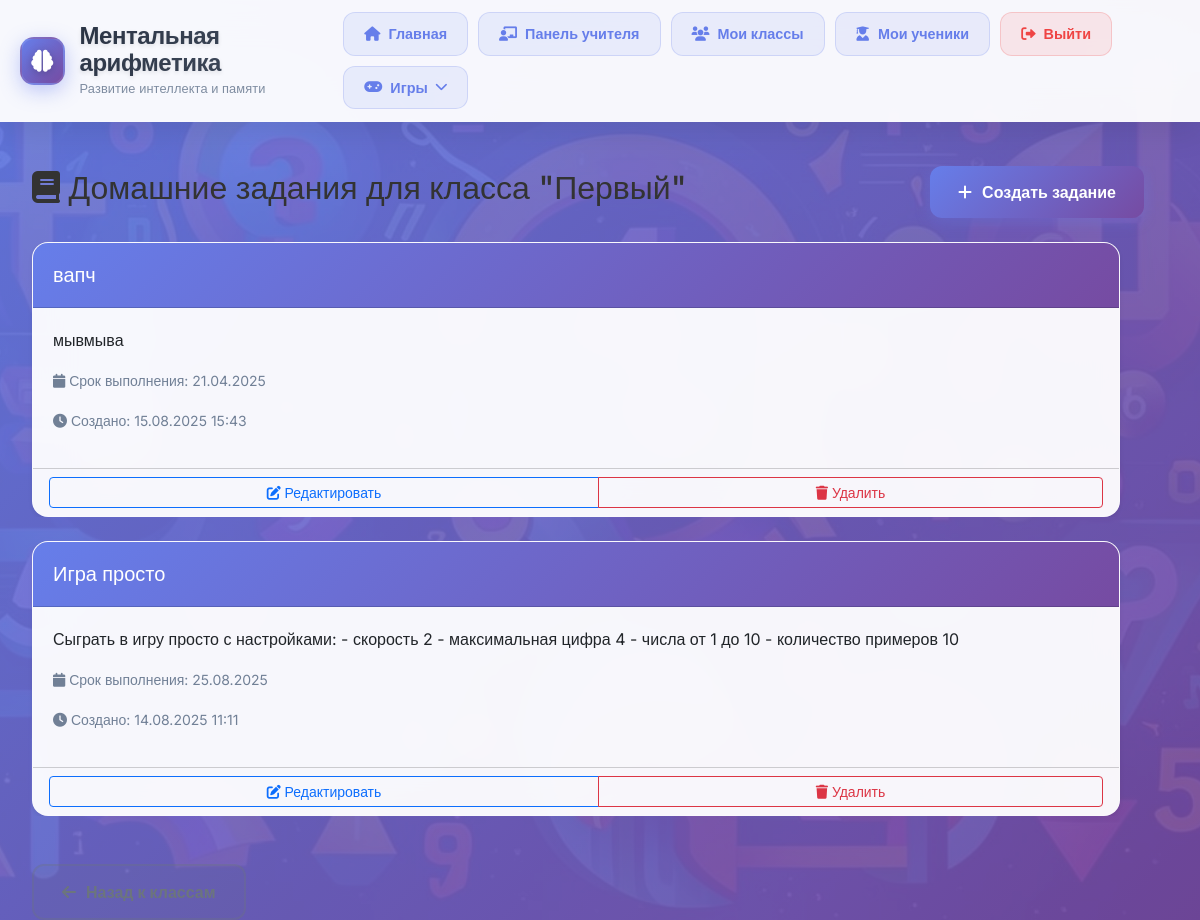
The app's page /teacher/classes/1/homework/ (signed in) with its own data.
### mental_app/models.py (models this page shows, shortened)
class Class(models.Model):
    name = models.CharField(max_length=100, verbose_name='Название класса', help_text='Например: "А", "Б", "В", "1А", "2Б", "Математический", "Гуманитарный"')
    teacher = models.ForeignKey(TeacherProfile, on_delete=models.CASCADE, related_name='classes', verbose_name='Учитель')
    time = models.TimeField(verbose_name='Время занятий', help_text='Время начала занятий')
    days = models.CharField(max_length=100, verbose_name='Дни занятий', help_text='Например: "Пн, Ср, Пт" или "Вторник, Четверг"')
    academic_year = models.CharField(max_length=20, verbose_name='Учебный год', help_text='Например: 2024-2025, 2024/2025, 2024')
    created_at = models.DateTimeField(auto_now_add=True)
    class Meta:
        verbose_name = 'Класс'
        verbose_name_plural = 'Классы'
        unique_together = ['name', 'teacher', 'academic_year']

class Homework(models.Model):
    class_group = models.ForeignKey(Class, on_delete=models.CASCADE, related_name='homeworks', verbose_name='Класс')
    title = models.CharField(max_length=200, verbose_name='Название задания')
    description = models.TextField(verbose_name='Описание задания')
    due_date = models.DateField(verbose_name='Срок выполнения')
    created_at = models.DateTimeField(auto_now_add=True, verbose_name='Дата создания')
    is_active = models.BooleanField(default=True, verbose_name='Активно')
    class Meta:
        verbose_name = 'Домашнее задание'
        verbose_name_plural = 'Домашние задания'
        ordering = ['-created_at']

### mental_app/views.py (the view)
# urls.py: path('teacher/classes/<int:class_id>/homework/', views.homework_list, name='homework_list'),
@login_required
def homework_list(request, class_id):
    try:
        class_obj = Class.objects.get(id=class_id)
        if class_obj.teacher != request.user.teacher_profile:
            return HttpResponseForbidden("У вас нет доступа к этому классу")
        homeworks = Homework.objects.filter(class_group=class_obj, is_active=True)
        return render(request, 'homework_list.html', {
            'class_obj': class_obj,
            'homeworks': homeworks
        })
    except Class.DoesNotExist:
        messages.error(request, 'Класс не найден')
        return redirect('class_list')

### templates/homework_list.html (shortened to what this page needs)
{% extends 'base.html' %}
{% block content %}
<div class="container mt-4">
    <div class="row">
        <div class="col-12">
            <div class="d-flex justify-content-between align-items-center mb-4">
                <h2>
                    <i class="fas fa-book"></i>
                    Домашние задания для класса "{{ class_obj.name }}"
                </h2>
                <a href="{% url 'homework_create' class_obj.id %}" class="btn btn-primary">
                    <i class="fas fa-plus"></i>
                    Создать задание
                </a>
            </div>
            {% if homeworks %}
                <div class="row">
                    {% for homework in homeworks %}
                        <div class="col-md-6 col-lg-4 mb-4">
                            <div class="card h-100 shadow-sm">
                                <div class="card-header bg-primary text-white">
                                    <h5 class="card-title mb-0">{{ homework.title }}</h5>
                                </div>
                                <div class="card-body">
                                    <p class="card-text">{{ homework.description|truncatewords:30 }}</p>
                                    <div class="mb-3">
                                        <small class="text-muted">
                                            <i class="fas fa-calendar"></i>
                                            Срок выполнения: {{ homework.due_date|date:"d.m.Y" }}
                                        </small>
                                    </div>
                                    <div class="mb-3">
                                        <small class="text-muted">
                                            <i class="fas fa-clock"></i>
                                            Создано: {{ homework.created_at|date:"d.m.Y H:i" }}
                                        </small>
                                    </div>
                                </div>
                                <div class="card-footer bg-transparent">
                                    <div class="btn-group w-100" role="group">
                                        <a href="{% url 'homework_edit' homework.id %}" class="btn btn-outline-primary btn-sm">
                                            <i class="fas fa-edit"></i>
                                            Редактировать
                                        </a>
                                        <a href="{% url 'homework_delete' homework.id %}"
                                           class="btn btn-outline-danger btn-sm"
                                           onclick="return confirm('Вы действительно хотите удалить это домашнее задание?')">
                                            <i class="fas fa-trash"></i>
                                            Удалить
                                        </a>
                                    </div>
                                </div>
                            </div>
                        </div>
                    {% endfor %}
                </div>
            {% endif %}
            <div class="mt-4">
                <a href="{% url 'class_list' %}" class="btn btn-secondary">
                    <i class="fas fa-arrow-left"></i>
                </a>
            </div>
        </div>
    </div>
</div>
{% endblock %}

### static/styles.css (style rules this page uses)
:root { --primary-color: #667eea; --primary-gradient: linear-gradient(135deg, #667eea 0%, #764ba2 100%); --secondary-color: #6c757d; --info-color: #17a2b8; --success-color: #28a745; --warning-color: #ffc107; --danger-color: #dc3545; --text-primary: #2d3748; --text-secondary: #4a5568; --text-muted: #718096; --bg-white: rgba(255, 255, 255, 0.95); --border-radius: 12px; --box-shadow: 0 8px 32px rgba(0, 0, 0, 0.1); --transition: all 0.3s ease; }
.btn-primary, .btn-secondary, .btn-info, .btn-danger, .btn-success, .btn-warning { padding: 14px 28px; border-radius: var(--border-radius); font-weight: 600; font-size: 1rem; text-decoration: none; display: inline-flex; align-items: center; gap: 10px; transition: var(--transition); border: none; cursor: pointer; min-width: 140px; justify-content: center; }
.btn-primary { background: var(--primary-gradient); color: white; box-shadow: 0 4px 15px rgba(102, 126, 234, 0.3); }
.btn-secondary { background: rgba(108, 117, 125, 0.1); color: var(--secondary-color); border: 2px solid rgba(108, 117, 125, 0.3); }
.card { background: var(--bg-white); backdrop-filter: blur(20px); border-radius: 16px; border: 1px solid rgba(255, 255, 255, 0.2); box-shadow: var(--box-shadow); overflow: hidden; transition: var(--transition); }
.card-header { background: var(--primary-gradient); color: white; padding: 20px; font-weight: 600; font-size: 1.1rem; }
.card-body { padding: 20px; }
.text-muted { color: var(--text-muted) !important; }
.mt-4 { margin-top: 1.5rem; }
.mb-4 { margin-bottom: 1.5rem; }

### templates/base.html (style rules this page uses)
body { margin: 0; font-family: 'Inter', sans-serif; color: #333; background: linear-gradient(135deg, #667eea 0%, #764ba2 100%); min-height: 100vh; position: relative; overflow-x: hidden; width: 100%; max-width: 100vw; }
html { overflow-x: hidden; width: 100%; max-width: 100vw; }
body::before { content: ''; position: fixed; top: 0; left: 0; width: 100%; height: 100%; background: url('/static/фон.jpg') no-repeat center center; background-size: cover; opacity: 0.08; z-index: -1; }
.btn-primary, .btn-secondary, .btn-info, .btn-danger, .btn-success, .btn-warning { padding: 14px 28px; border-radius: 12px; font-weight: 600; font-size: 1rem; text-decoration: none; display: inline-flex; align-items: center; gap: 10px; transition: all 0.3s ease; border: none; cursor: pointer; min-width: 140px; justify-content: center; }
.btn-primary { background: linear-gradient(135deg, #667eea 0%, #764ba2 100%); color: white; box-shadow: 0 4px 15px rgba(102, 126, 234, 0.3); }
.btn-secondary { background: rgba(108, 117, 125, 0.1); color: #6c757d; border: 2px solid rgba(108, 117, 125, 0.3); }
.card { background: rgba(255, 255, 255, 0.95); backdrop-filter: blur(20px); border-radius: 16px; border: 1px solid rgba(255, 255, 255, 0.2); box-shadow: 0 8px 32px rgba(0, 0, 0, 0.1); overflow: hidden; transition: all 0.3s ease; }
.card-header { background: linear-gradient(135deg, #667eea 0%, #764ba2 100%); color: white; padding: 20px; font-weight: 600; font-size: 1.1rem; }
.card-body { padding: 20px; }
* { box-sizing: border-box; max-width: 100%; }
html { scrollbar-width: none; }
body { -ms-overflow-style: none; }
.container, .row, .col, [class*="col-"] { max-width: 100%; overflow-x: hidden; width: 100%; box-sizing: border-box; }

### records on screen
Class: name "Первый"
Homework: title "вапч", description "мывмыва", due_date "21.04.2025", created_at "15.08.2025 15:43"
Homework: title "Игра просто", description "Сыграть в игру просто с настройками: - скорость 2 - максимальная цифра 4 - числа от 1 до 10 - количество примеров 10", due_date "25.08.2025", created_at "14.08.2025 11:11"
